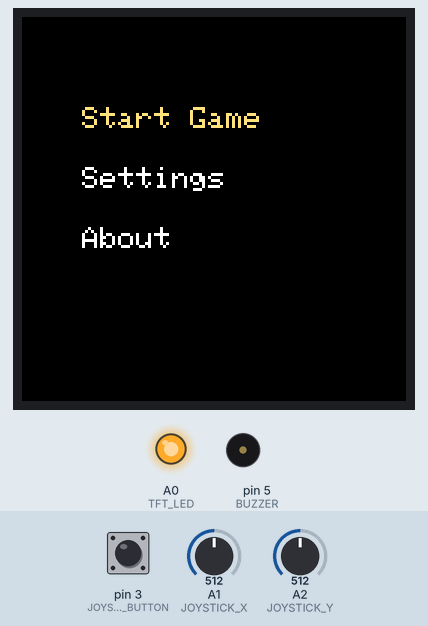
The program below on a simulated Arduino Uno, built with avr-gcc and run on an emulated ATmega328P. On the bench: 128×128 colour display, output pins drawn as LEDs (lit = HIGH), buzzer (waves = sounding). The inputs (shaded band) are chosen by the test bench; at power-on: A2 (JOYSTICK_Y) = 512, pin 3 (JOYSTICK_BUTTON) HIGH, A1 (JOYSTICK_X) = 512. Random numbers use the default seed unless the program sets one.

Above: at 6.3 s.
6.4 s: A2 (JOYSTICK_Y) set to 273
7.9 s: A2 (JOYSTICK_Y) set to 246
At 8.12 s:
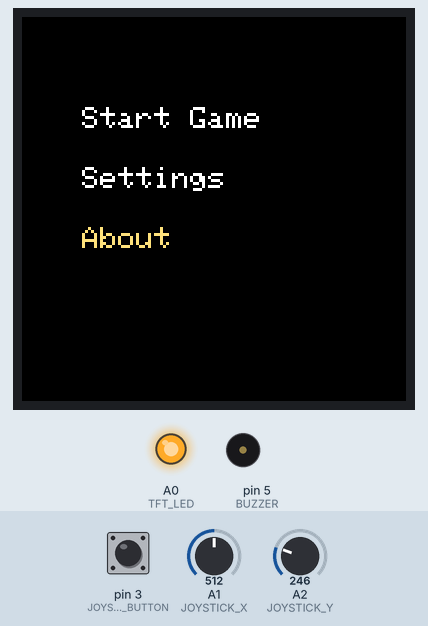
10.9 s: pin 3 (JOYSTICK_BUTTON) pulled LOW for 1 s
At 13.5 s:
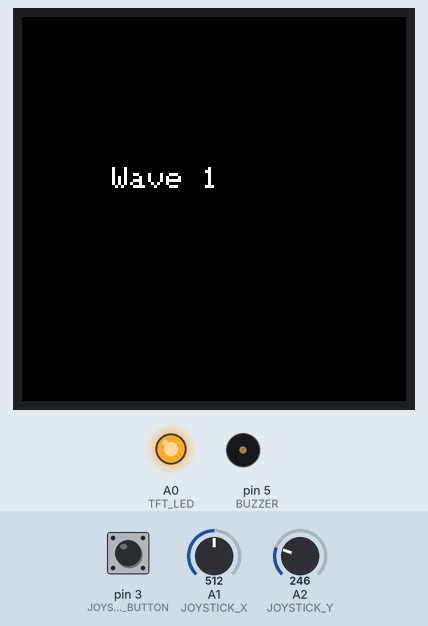
14.9 s: pin 3 (JOYSTICK_BUTTON) pulled LOW for 0.15 s
At 15.5 s:
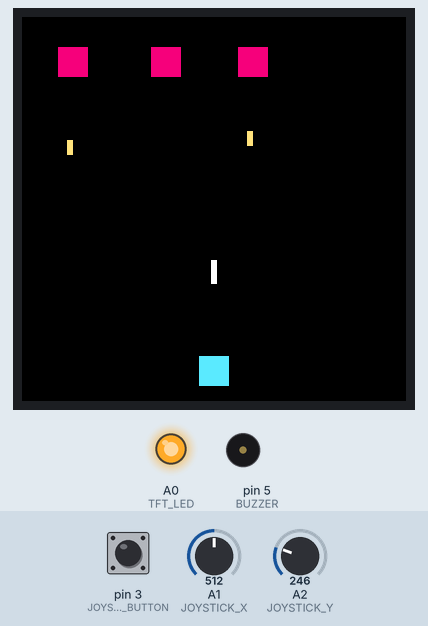
16.6 s: A1 (JOYSTICK_X) set to 390
At 17.7 s:
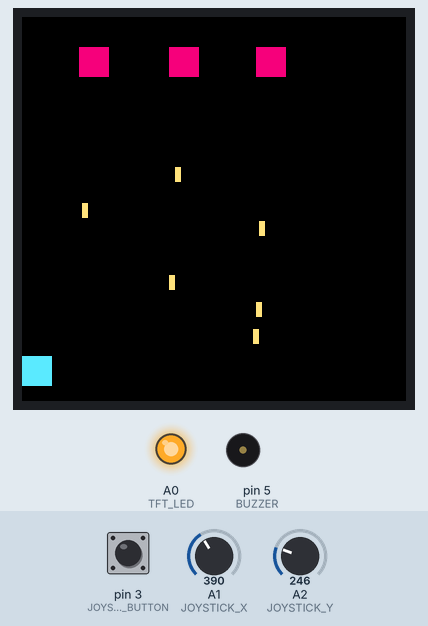
19.1 s: A1 (JOYSTICK_X) set to 716
At 44.0 s:
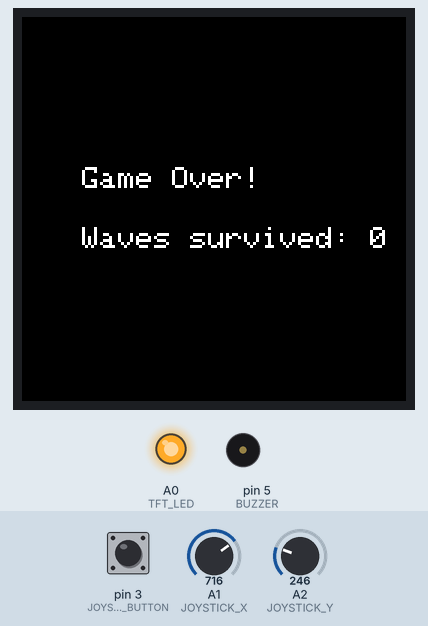
Timing chart, 0 to 44.9 s (numbered marks = the images above; inputs shaded):
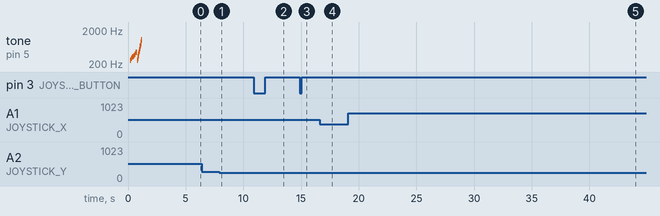

The program:

main.cpp
```cpp
#include <Arduino.h>
#include <Adafruit_GFX.h>
#include <Adafruit_ST7735.h>
#include <SPI.h>

#include "boot.hpp"
#include "game.hpp"
#include "colors.hpp"
#include "globals.hpp"
#include "config.hpp"
#include "settings.hpp"

// Initialize the LCD display with the necessary pins
Adafruit_ST7735 tft = Adafruit_ST7735(TFT_CS, TFT_DC, TFT_RST);

// Main menu variables
int selectedItem = 0;
const char *menuItems[] = {"Start Game", "Settings", "About"};
const int menuCount = sizeof(menuItems) / sizeof(menuItems[0]);

// Joystick and button debounce variables
int joystickButtonStatus = 0, lastJoyStickButtonStatus = 0;
unsigned long lastDebounceTime = 0, debounceDelay = 50, joystickButtonStart = 0;
int buttonStatus = 0, lastButtonStatus = 0;
unsigned long buttonLastDebounceTime = 0, buttonDebounceDelay = 50, buttonStart = 0;

// State bools for menu navigation
bool menuSelected = false, settingsSelected = false;

void setup()
{
    // Setup pin modes for joystick, button, buzzer, and LCD backlight
    pinMode(JOYSTICK_BUTTON, INPUT_PULLUP);
    Serial.begin(9600);
    tft.initR(INITR_144GREENTAB);
    tft.fillScreen(BLACK);

    // Set the LCD backlight brightnes
    pinMode(TFT_LED, OUTPUT);
    analogWrite(TFT_LED, 128);

    // Initialize additional input and output components
    pinMode(BUTTON, INPUT_PULLUP);
    pinMode(BUZZER, OUTPUT);

    drawBootScreen();
    delay(2000);

    drawMainMenu();
}

void loop()
{
    // Read joystick button status and handle debouncing
    joystickButtonStatus = !digitalRead(JOYSTICK_BUTTON);

    if (joystickButtonStatus != lastJoyStickButtonStatus)
    {
        lastDebounceTime = millis();
        if (joystickButtonStatus)
            joystickButtonStart = millis();
    }

    // Handle menu selection if button press is stable
    if (joystickButtonStatus && (millis() - lastDebounceTime) > debounceDelay)
    {
        selectMenuItem(selectedItem);
    }

    lastJoyStickButtonStatus = joystickButtonStatus;

    // Joystick Y-axis handling for menu navigation
    int y = analogRead(JOYSTICK_Y);

    if (y < 256)
    {
        selectedItem = (selectedItem - 1 + menuCount) % menuCount;
        drawMainMenu();
        delay(400);
    }
    else if (y > 768)
    {
        selectedItem = (selectedItem + 1) % menuCount;
        drawMainMenu();
        delay(400);
    }
}

void selectMenuItem(int selectedIndex)
{
    switch (selectedIndex)
    {
    case 0:
        tft.fillScreen(BLACK);
        startGame();
        break;

    case 1:
        tft.fillScreen(BLACK);
        drawSettingsMenu();
        settingsSelected = false;
        while (!settingsSelected)
        {
            joystickButtonStatus = !digitalRead(JOYSTICK_BUTTON);

            if (joystickButtonStatus && (millis() - lastDebounceTime) > debounceDelay)
            {
                lastDebounceTime = millis();
                settingsSelected = true;
                drawMainMenu();
                delay(400);
            }

            buttonStatus = !digitalRead(BUTTON);

            if (buttonStatus && (millis() - buttonLastDebounceTime) > buttonDebounceDelay)
            {
                setBrightness();
                delay(200);
            }

            // Adjust brightness using joystick Y-axis
            if (analogRead(JOYSTICK_Y) < 256)
            {
                adjustBrightness(10);
                delay(200);
            }
            else if (analogRead(JOYSTICK_Y) > 768)
            {
                adjustBrightness(-10);
                delay(200);
            }
        }
        break;

    case 2:
        tft.fillScreen(BLACK);
        tft.setTextColor(WHITE);
        tft.setCursor(20, 50);
        tft.print("Ardu Station 2025\n");
        tft.setCursor(20, 70);
        tft.print("Version 1.0\n");
        delay(4000);
        drawMainMenu();
        break;
    }
}
```

boot.cpp
```cpp
#include "boot.hpp"
#include "colors.hpp"
#include "globals.hpp"
#include "config.hpp"
#include "game.hpp"
#include <Arduino.h>

extern Adafruit_ST7735 tft;

int melody[] = {
    262, 294, 330, 349, 392, 440, 494, 523, 587, 659, 698, 784, 880, 988, 1047};

void drawBootScreen()
{
    tft.fillScreen(BLACK);
    drawGrowingBorder();

    for (int thisNote = 0; thisNote < 15; thisNote++)
    {
        tone(BUZZER, melody[thisNote], 20);
        int pauseBetweenNotes = 20 * 1.30;
        delay(pauseBetweenNotes);
        noTone(BUZZER);
    }

    animateText("Ardu", (tft.width() - (4 * 12)) / 2, 40, WHITE);
    delay(300);
    animateText("Station", (tft.width() - (7 * 12)) / 2, 70, RED);
}

void drawGrowingBorder()
{
    int delayTime = 100;

    tft.drawRect(0, 0, tft.width(), tft.height(), CYAN);
    tone(BUZZER, 262, 200);
    delay(delayTime);

    tft.drawRect(2, 2, tft.width() - 4, tft.height() - 4, BLUE);
    tone(BUZZER, 294, 200);
    delay(delayTime);

    tft.drawRect(4, 4, tft.width() - 8, tft.height() - 8, PURPLE);
    tone(BUZZER, 330, 200);
    delay(delayTime);

    tft.drawRect(6, 6, tft.width() - 12, tft.height() - 12, RED);
    tone(BUZZER, 349, 200);
    delay(delayTime);

    tft.drawRect(8, 8, tft.width() - 16, tft.height() - 16, YELLOW);
    tone(BUZZER, 392, 200);
    delay(delayTime);

    tft.drawRect(10, 10, tft.width() - 20, tft.height() - 20, ORANGE);
    tone(BUZZER, 440, 200);
    delay(delayTime);

    tft.fillRect(12, 12, tft.width() - 24, tft.height() - 24, BLACK);
    noTone(BUZZER);
}

void animateText(const char *text, int x, int y, uint16_t color)
{
    tft.setTextSize(2);
    tft.setTextColor(color);
    int charWidth = 12;

    for (int i = 0; text[i] != '\0'; i++)
    {
        tft.setCursor(x + (i * charWidth), y);
        tft.print(text[i]);
        delay(150);
    }
}

void drawMainMenu()
{
    tft.fillScreen(BLACK);

    tft.setTextSize(1);
    tft.setTextColor(WHITE);

    for (int i = 0; i < menuCount; i++)
    {
        if (i == selectedItem)
        {
            tft.setTextColor(YELLOW);
        }
        else
        {
            tft.setTextColor(WHITE);
        }

        tft.setCursor(20, 30 + (i * 20));
        tft.print(menuItems[i]);
    }
}
```

boot.hpp
```cpp
#ifndef BOOT_HPP
#define BOOT_HPP

#include <Adafruit_GFX.h>
#include <Adafruit_ST7735.h>

void drawBootScreen();
void drawGrowingBorder();
void animateText(const char *text, int x, int y, uint16_t color);
void drawMainMenu();
void selectMenuItem(int selectedItem);

#endif
```

bullet.cpp
```cpp
#include "bullet.hpp"
#include "globals.hpp"
#include "colors.hpp"

// Default constructor
Bullet::Bullet() : x(0), y(0), isPlayerBullet(false), active(false) {}

// Constructor with parameters
Bullet::Bullet(int startX, int startY, bool playerBullet)
    : x(startX), y(startY), isPlayerBullet(playerBullet), active(true) {}

// Move the bullet
void Bullet::move()
{
    if (active)
    {
        y += isPlayerBullet ? -3 : 3; // Move up if player bullet, down if enemy bullet
        if (y < 0 || y > tft.height())
        {
            active = false; // Deactivate if off screen
        }
    }
}

// Draw the bullet
void Bullet::draw()
{
    if (active)
    {
        tft.fillRect(x, y, 2, 5, isPlayerBullet ? WHITE : YELLOW); // Player bullet white, enemy bullet yellow
    }
}

// Check if the bullet is off the screen
bool Bullet::isOffScreen()
{
    return !active;
}
```

bullet.hpp
```cpp
#ifndef BULLET_HPP
#define BULLET_HPP

class Bullet
{
public:
    int x, y;
    bool isPlayerBullet;
    bool active;

    // Default constructor
    Bullet();

    // Constructor with parameters
    Bullet(int startX, int startY, bool playerBullet);

    void move();
    void draw();
    bool isOffScreen();
};

#endif
```

colors.hpp
```cpp
#ifndef COLORS_HPP
#define COLORS_HPP

#include <Adafruit_GFX.h>
#include <Adafruit_ST7735.h>

#define BLACK ST7735_BLACK
#define RED 0xF00F
#define BLUE 0x07FF
#define CYAN 0x0FEF
#define YELLOW 0xFF0F
#define ORANGE 0xF80F
#define WHITE 0xFFFF
#define PURPLE 0x86FF
#define GREEN 0x5F5F

#endif
```

enemy.cpp
```cpp
#include "enemy.hpp"
#include "globals.hpp"
#include "colors.hpp"

void Enemy::draw()
{
    tft.fillRect(x, y, 10, 10, RED); // Draw a red square representing the enemy
}

void Enemy::move()
{
    static int moveCounter = 0;
    moveCounter++;
    if (moveCounter % 5 == 0) // Move every 5 frames
    {
        x += direction * 1; // Slower speed
        if (x <= 0 || x >= tft.width() - 10)
            direction *= -1;
    }
}

bool Enemy::shoot()
{
    return random(0, 100) < 5; // 5% chance to shoot a bullet each frame
}
```

enemy.hpp
```cpp
#ifndef ENEMY_HPP
#define ENEMY_HPP

class Enemy
{
public:
    int x, y, health;
    int direction; // 1 for right, -1 for left

    Enemy(int startX, int startY, int initialHealth)
        : x(startX), y(startY), health(initialHealth), direction(1) {}

    void move();
    void draw();
    bool shoot();
};

#endif
```

game.cpp
```cpp
#include "game.hpp"
#include "enemy.hpp"
#include "player.hpp"
#include "bullet.hpp"
#include <Arduino.h>


extern Adafruit_ST7735 tft;

#define MAX_BULLETS 10
Bullet bullets[MAX_BULLETS];
int bulletCount = 0;
int waveNumber = 1;

// Function to read the joystick X-axis and return a direction (-1, 0, 1)
int getJoystickDirection()
{
    int x = analogRead(JOYSTICK_X);
    if (x < 400)
        return -1; // Left
    if (x > 600)
        return 1; // Right
    return 0;     // Neutral
}

void resetGameState(Player &player, Enemy enemies[], int numEnemies)
{
    // Reset bullets
    bulletCount = 0;
    // Reset player health
    player.health = 3;
    // Reset enemy positions and health for the next wave
    for (int i = 0; i < numEnemies; i++)
    {
        enemies[i] = Enemy(10 + i * 30, 10, waveNumber); // Change enemy health based on wave
    }
}

void showWaveNumber(int wave)
{
    tft.fillScreen(BLACK);
    tft.setTextColor(WHITE);
    tft.setCursor(30, 50);
    tft.print("Wave ");
    tft.print(wave);
    delay(2000); // Show the wave for 2 seconds
}

void handleBullets(Player &player, Enemy enemies[], int numEnemies)
{
    for (int i = 0; i < bulletCount; i++)
    {
        bullets[i].move();
        bullets[i].draw();

        if (bullets[i].isOffScreen())
        {
            bullets[i] = bullets[--bulletCount]; // Remove bullet by replacing it with the last bullet
            continue;
        }

        if (bullets[i].isPlayerBullet)
        {
            for (int j = 0; j < numEnemies; j++)
            {
                if (enemies[j].health > 0 && bullets[i].x > enemies[j].x && bullets[i].x < enemies[j].x + 10 &&
                    bullets[i].y > enemies[j].y && bullets[i].y < enemies[j].y + 10)
                {
                    enemies[j].health--;
                    bullets[i] = bullets[--bulletCount]; // Remove bullet
                    break;
                }
            }
        }
        else
        {
            if (bullets[i].x > player.x && bullets[i].x < player.x + 10 &&
                bullets[i].y > player.y && bullets[i].y < player.y + 10)
            {
                player.health--;
                bullets[i] = bullets[--bulletCount]; // Remove bullet
            }
        }
    }
}

void addBullet(int x, int y, bool isPlayerBullet)
{
    if (bulletCount < MAX_BULLETS)
    {
        bullets[bulletCount++] = Bullet(x, y, isPlayerBullet);
    }
}

void startGame()
{
    tft.fillScreen(BLACK);
    tft.setTextColor(WHITE);
    tft.setCursor(20, 50);
    tft.print("Starting Game...");
    delay(1000);

    Player player(tft.width() / 2 - 5, tft.height() - 15);

    const int numEnemies = 3;
    Enemy enemies[numEnemies] = {
        Enemy(10, 10, waveNumber),
        Enemy(40, 10, waveNumber),
        Enemy(70, 10, waveNumber)};

    while (true)
    {
        // Show wave number before starting each wave
        showWaveNumber(waveNumber);

        // Reset the game state for the new wave
        resetGameState(player, enemies, numEnemies);

        // Main game loop for the wave
        while (player.health > 0)
        {
            tft.fillScreen(BLACK);

            // Move and draw enemies
            for (int i = 0; i < numEnemies; i++)
            {
                if (enemies[i].health > 0) // Only draw and move alive enemies
                {
                    enemies[i].move();
                    enemies[i].draw();

                    if (enemies[i].shoot())
                    {
                        addBullet(enemies[i].x + 4, enemies[i].y + 10, false);
                    }
                }
            }

            // Move and draw player
            int direction = getJoystickDirection();
            player.move(direction);
            player.draw();

            // Check for bullet collisions
            if (player.shoot())
            {
                addBullet(player.x + 4, player.y - 5, true);
            }

            handleBullets(player, enemies, numEnemies);

            delay(50); // Delay to control game speed

            // If all enemies are killed, go to next wave
            bool allEnemiesDead = true;
            for (int i = 0; i < numEnemies; i++)
            {
                if (enemies[i].health > 0)
                {
                    allEnemiesDead = false;
                    break;
                }
            }

            if (allEnemiesDead)
            {
                waveNumber++; // Increase the wave number
                break;        // Go to the next wave
            }
        }

        // If the player has no health, show Game Over and restart
        if (player.health <= 0)
        {
            tft.fillScreen(BLACK);
            tft.setCursor(20, 50);
            tft.print("Game Over!\n");
            tft.setCursor(20, 70);
            tft.print("Waves survived: ");
            tft.print(waveNumber - 1); // Show the wave number before the player died
            delay(2000);               // Wait for 2 seconds before restarting
            waveNumber = 1;            // Reset wave number for the next game
            drawMainMenu();
            break;
        }
    }
}
```

game.hpp
```cpp
#ifndef GAME_HPP
#define GAME_HPP

#include <Adafruit_GFX.h>
#include <Adafruit_ST7735.h>
#include "colors.hpp"
#include "globals.hpp"
#include "config.hpp"
#include "boot.hpp"

void startGame();

#endif
```

globals.hpp
```cpp
#ifndef GLOBALS_HPP
#define GLOBALS_HPP

#include <Adafruit_ST7735.h>

extern Adafruit_ST7735 tft;

#define BUZZER 5
#define JOYSTICK_X A1
#define JOYSTICK_Y A2
#define JOYSTICK_BUTTON 3
#define BUTTON 4

extern int selectedItem;
extern const char *menuItems[];
extern const int menuCount;

#endif
```

player.cpp
```cpp
#include "player.hpp"
#include "globals.hpp"
#include "colors.hpp"

void Player::draw()
{
    tft.fillRect(x, y, 10, 10, GREEN); // Draw a green square representing the player
}

void Player::move(int direction)
{
    // 1 is right, -1 is left, 0 is no movement
    x += direction * 4;
    if (x < 0)
        x = 0;
    if (x > tft.width() - 10)
        x = tft.width() - 10;
}

bool Player::shoot()
{
    return digitalRead(JOYSTICK_BUTTON) == LOW; // Shoot when the button is pressed
}
```

player.hpp
```cpp
#ifndef PLAYER_HPP
#define PLAYER_HPP

class Player
{
public:
    int x, y, health;

    Player(int startX, int startY)
        : x(startX), y(startY), health(3) {}

    void draw();
    void move(int direction);
    bool shoot();
};

#endif
```

config.hpp
```cpp
// config.hpp
#ifndef CONFIG_HPP
#define CONFIG_HPP

#define TFT_CS 10
#define TFT_RST 9
#define TFT_DC 8
#define TFT_LED A0
#define JOYSTICK_X A1
#define JOYSTICK_Y A2
#define JOYSTICK_BUTTON 3
#define BUTTON 4
#define BUZZER 5

#endif
```

settings.cpp
```cpp
#include "settings.hpp"
#include "colors.hpp"
#include "globals.hpp"
#include "config.hpp"
#include <Arduino.h>

extern Adafruit_ST7735 tft;

int brightnessLevel = 128;    // Default brightness level

void drawSettingsMenu()
{
    tft.fillScreen(BLACK);
    tft.setTextSize(1);
    tft.setTextColor(WHITE);

    tft.setCursor(20, 30);
    tft.print("Settings:");

    // Brightness control
    tft.setCursor(20, 90);
    tft.print("Brightness: ");
    tft.print(round(map(brightnessLevel,128,255,0,10)));
}

void setBrightness()
{
    analogWrite(TFT_LED, brightnessLevel);

    tft.fillScreen(BLACK);
    tft.setCursor(20, 50);
    tft.print("Settings applied!");
    delay(1000);
    drawSettingsMenu();
}

void adjustBrightness(int value)
{
    brightnessLevel = constrain(brightnessLevel + value, 128, 255);
    drawSettingsMenu();
}
```

settings.hpp
```cpp
#ifndef SETTINGS_HPP
#define SETTINGS_HPP

#include <Arduino.h>
#include <Adafruit_GFX.h>
#include <Adafruit_ST7735.h>

void drawSettingsMenu();
void setBrightness();
void adjustBrightness(int direction);


#endif
```

Measured:
- the behaviour switches between 256 and 255 on A2 (JOYSTICK_Y) (found by bisection; images 0 and 1)
- after the input at 6.4 s, every drawn part: stays the same
- after the input at 7.9 s, the display: changes at once (image 1)
- what the display in image 1 shows lasts 0.4 s, from 7.9 s to 8.3 s
- what the display in image 2 shows lasts 2.0 s, from 12.7 s to 14.7 s
